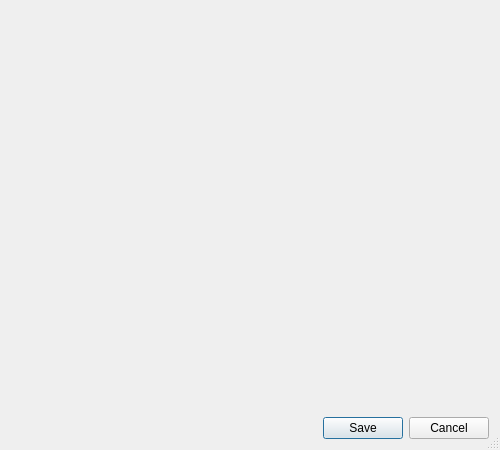
<?xml version="1.0" encoding="UTF-8"?>
<ui version="4.0">
 <class>PageScreenDialog</class>
 <widget class="QDialog" name="PageScreenDialog">
  <property name="geometry">
   <rect>
    <x>0</x>
    <y>0</y>
    <width>500</width>
    <height>450</height>
   </rect>
  </property>
  <property name="windowTitle">
   <string>Page Screen</string>
  </property>
  <property name="sizeGripEnabled">
   <bool>true</bool>
  </property>
  <layout class="QVBoxLayout" name="verticalLayout">
   <item>
    <widget class="QScrollArea" name="scrollArea">
     <property name="frameShape">
      <enum>QFrame::NoFrame</enum>
     </property>
     <property name="frameShadow">
      <enum>QFrame::Plain</enum>
     </property>
     <property name="lineWidth">
      <number>0</number>
     </property>
     <property name="widgetResizable">
      <bool>true</bool>
     </property>
     <widget class="QWidget" name="scrollAreaWidgetContents">
      <property name="geometry">
       <rect>
        <x>0</x>
        <y>0</y>
        <width>482</width>
        <height>403</height>
       </rect>
      </property>
      <layout class="QHBoxLayout" name="horizontalLayout">
       <property name="margin">
        <number>0</number>
       </property>
       <item>
        <widget class="QLabel" name="pageScreenLabel">
         <property name="alignment">
          <set>Qt::AlignLeading|Qt::AlignLeft|Qt::AlignTop</set>
         </property>
        </widget>
       </item>
      </layout>
     </widget>
    </widget>
   </item>
   <item>
    <widget class="QDialogButtonBox" name="buttonBox">
     <property name="orientation">
      <enum>Qt::Horizontal</enum>
     </property>
     <property name="standardButtons">
      <set>QDialogButtonBox::Cancel|QDialogButtonBox::Save</set>
     </property>
    </widget>
   </item>
  </layout>
 </widget>
 <tabstops>
  <tabstop>scrollArea</tabstop>
  <tabstop>buttonBox</tabstop>
 </tabstops>
 <resources/>
 <connections/>
</ui>
